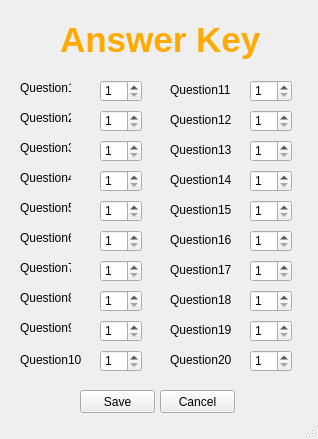
<?xml version="1.0" encoding="UTF-8"?>
<ui version="4.0">
 <class>MainWindow</class>
 <widget class="QMainWindow" name="MainWindow">
  <property name="geometry">
   <rect>
    <x>0</x>
    <y>0</y>
    <width>318</width>
    <height>439</height>
   </rect>
  </property>
  <property name="windowTitle">
   <string>MainWindow</string>
  </property>
  <widget class="QWidget" name="centralwidget">
   <widget class="QLabel" name="label_2">
    <property name="geometry">
     <rect>
      <x>60</x>
      <y>20</y>
      <width>201</width>
      <height>41</height>
     </rect>
    </property>
    <property name="font">
     <font>
      <family>Ubuntu</family>
      <pointsize>26</pointsize>
     </font>
    </property>
    <property name="text">
     <string>&lt;html&gt;&lt;head/&gt;&lt;body&gt;&lt;p&gt;&lt;span style=&quot; font-weight:600; color:#ffaa00;&quot;&gt;Answer Key&lt;/span&gt;&lt;/p&gt;&lt;/body&gt;&lt;/html&gt;</string>
    </property>
   </widget>
   <widget class="QPushButton" name="saveButton">
    <property name="geometry">
     <rect>
      <x>80</x>
      <y>390</y>
      <width>75</width>
      <height>23</height>
     </rect>
    </property>
    <property name="text">
     <string>Save</string>
    </property>
   </widget>
   <widget class="QPushButton" name="cancelButton">
    <property name="geometry">
     <rect>
      <x>160</x>
      <y>390</y>
      <width>75</width>
      <height>23</height>
     </rect>
    </property>
    <property name="text">
     <string>Cancel</string>
    </property>
   </widget>
   <widget class="QLabel" name="Q">
    <property name="geometry">
     <rect>
      <x>20</x>
      <y>80</y>
      <width>51</width>
      <height>16</height>
     </rect>
    </property>
    <property name="text">
     <string>Question1</string>
    </property>
   </widget>
   <widget class="QLabel" name="Q_2">
    <property name="geometry">
     <rect>
      <x>20</x>
      <y>110</y>
      <width>51</width>
      <height>16</height>
     </rect>
    </property>
    <property name="text">
     <string>Question2</string>
    </property>
   </widget>
   <widget class="QLabel" name="Q_3">
    <property name="geometry">
     <rect>
      <x>20</x>
      <y>140</y>
      <width>51</width>
      <height>16</height>
     </rect>
    </property>
    <property name="text">
     <string>Question3</string>
    </property>
   </widget>
   <widget class="QLabel" name="Q_4">
    <property name="geometry">
     <rect>
      <x>20</x>
      <y>170</y>
      <width>51</width>
      <height>16</height>
     </rect>
    </property>
    <property name="text">
     <string>Question4</string>
    </property>
   </widget>
   <widget class="QLabel" name="Q_8">
    <property name="geometry">
     <rect>
      <x>20</x>
      <y>290</y>
      <width>51</width>
      <height>16</height>
     </rect>
    </property>
    <property name="text">
     <string>Question8</string>
    </property>
   </widget>
   <widget class="QLabel" name="Q_7">
    <property name="geometry">
     <rect>
      <x>20</x>
      <y>260</y>
      <width>51</width>
      <height>16</height>
     </rect>
    </property>
    <property name="text">
     <string>Question7</string>
    </property>
   </widget>
   <widget class="QLabel" name="Q_5">
    <property name="geometry">
     <rect>
      <x>20</x>
      <y>200</y>
      <width>51</width>
      <height>16</height>
     </rect>
    </property>
    <property name="text">
     <string>Question5</string>
    </property>
   </widget>
   <widget class="QLabel" name="Q_6">
    <property name="geometry">
     <rect>
      <x>20</x>
      <y>230</y>
      <width>51</width>
      <height>16</height>
     </rect>
    </property>
    <property name="text">
     <string>Question6</string>
    </property>
   </widget>
   <widget class="QLabel" name="Q_10">
    <property name="geometry">
     <rect>
      <x>20</x>
      <y>350</y>
      <width>61</width>
      <height>20</height>
     </rect>
    </property>
    <property name="text">
     <string>Question10</string>
    </property>
   </widget>
   <widget class="QLabel" name="Q_9">
    <property name="geometry">
     <rect>
      <x>20</x>
      <y>320</y>
      <width>51</width>
      <height>16</height>
     </rect>
    </property>
    <property name="text">
     <string>Question9</string>
    </property>
   </widget>
   <widget class="QLabel" name="Q_11">
    <property name="geometry">
     <rect>
      <x>170</x>
      <y>350</y>
      <width>61</width>
      <height>20</height>
     </rect>
    </property>
    <property name="text">
     <string>Question20</string>
    </property>
   </widget>
   <widget class="QLabel" name="Q_12">
    <property name="geometry">
     <rect>
      <x>170</x>
      <y>110</y>
      <width>61</width>
      <height>20</height>
     </rect>
    </property>
    <property name="text">
     <string>Question12</string>
    </property>
   </widget>
   <widget class="QLabel" name="Q_13">
    <property name="geometry">
     <rect>
      <x>170</x>
      <y>290</y>
      <width>61</width>
      <height>20</height>
     </rect>
    </property>
    <property name="text">
     <string>Question18</string>
    </property>
   </widget>
   <widget class="QLabel" name="Q_14">
    <property name="geometry">
     <rect>
      <x>170</x>
      <y>140</y>
      <width>61</width>
      <height>20</height>
     </rect>
    </property>
    <property name="text">
     <string>Question13</string>
    </property>
   </widget>
   <widget class="QLabel" name="Q_15">
    <property name="geometry">
     <rect>
      <x>170</x>
      <y>200</y>
      <width>61</width>
      <height>20</height>
     </rect>
    </property>
    <property name="text">
     <string>Question15</string>
    </property>
   </widget>
   <widget class="QLabel" name="Q_16">
    <property name="geometry">
     <rect>
      <x>170</x>
      <y>320</y>
      <width>61</width>
      <height>20</height>
     </rect>
    </property>
    <property name="text">
     <string>Question19</string>
    </property>
   </widget>
   <widget class="QLabel" name="Q_17">
    <property name="geometry">
     <rect>
      <x>170</x>
      <y>260</y>
      <width>61</width>
      <height>20</height>
     </rect>
    </property>
    <property name="text">
     <string>Question17</string>
    </property>
   </widget>
   <widget class="QLabel" name="Q_18">
    <property name="geometry">
     <rect>
      <x>170</x>
      <y>230</y>
      <width>61</width>
      <height>20</height>
     </rect>
    </property>
    <property name="text">
     <string>Question16</string>
    </property>
   </widget>
   <widget class="QLabel" name="Q_19">
    <property name="geometry">
     <rect>
      <x>170</x>
      <y>170</y>
      <width>61</width>
      <height>20</height>
     </rect>
    </property>
    <property name="text">
     <string>Question14</string>
    </property>
   </widget>
   <widget class="QLabel" name="Q_20">
    <property name="geometry">
     <rect>
      <x>170</x>
      <y>80</y>
      <width>61</width>
      <height>20</height>
     </rect>
    </property>
    <property name="text">
     <string>Question11</string>
    </property>
   </widget>
   <widget class="QSpinBox" name="A1">
    <property name="geometry">
     <rect>
      <x>100</x>
      <y>80</y>
      <width>42</width>
      <height>22</height>
     </rect>
    </property>
    <property name="minimum">
     <number>1</number>
    </property>
    <property name="maximum">
     <number>5</number>
    </property>
   </widget>
   <widget class="QSpinBox" name="A2">
    <property name="geometry">
     <rect>
      <x>100</x>
      <y>110</y>
      <width>42</width>
      <height>22</height>
     </rect>
    </property>
    <property name="minimum">
     <number>1</number>
    </property>
    <property name="maximum">
     <number>5</number>
    </property>
   </widget>
   <widget class="QSpinBox" name="A3">
    <property name="geometry">
     <rect>
      <x>100</x>
      <y>140</y>
      <width>42</width>
      <height>22</height>
     </rect>
    </property>
    <property name="minimum">
     <number>1</number>
    </property>
    <property name="maximum">
     <number>5</number>
    </property>
   </widget>
   <widget class="QSpinBox" name="A4">
    <property name="geometry">
     <rect>
      <x>100</x>
      <y>170</y>
      <width>42</width>
      <height>22</height>
     </rect>
    </property>
    <property name="minimum">
     <number>1</number>
    </property>
    <property name="maximum">
     <number>5</number>
    </property>
   </widget>
   <widget class="QSpinBox" name="A5">
    <property name="geometry">
     <rect>
      <x>100</x>
      <y>200</y>
      <width>42</width>
      <height>22</height>
     </rect>
    </property>
    <property name="minimum">
     <number>1</number>
    </property>
    <property name="maximum">
     <number>5</number>
    </property>
   </widget>
   <widget class="QSpinBox" name="A6">
    <property name="geometry">
     <rect>
      <x>100</x>
      <y>230</y>
      <width>42</width>
      <height>22</height>
     </rect>
    </property>
    <property name="minimum">
     <number>1</number>
    </property>
    <property name="maximum">
     <number>5</number>
    </property>
   </widget>
   <widget class="QSpinBox" name="A7">
    <property name="geometry">
     <rect>
      <x>100</x>
      <y>260</y>
      <width>42</width>
      <height>22</height>
     </rect>
    </property>
    <property name="minimum">
     <number>1</number>
    </property>
    <property name="maximum">
     <number>5</number>
    </property>
   </widget>
   <widget class="QSpinBox" name="A8">
    <property name="geometry">
     <rect>
      <x>100</x>
      <y>290</y>
      <width>42</width>
      <height>22</height>
     </rect>
    </property>
    <property name="minimum">
     <number>1</number>
    </property>
    <property name="maximum">
     <number>5</number>
    </property>
   </widget>
   <widget class="QSpinBox" name="A9">
    <property name="geometry">
     <rect>
      <x>100</x>
      <y>320</y>
      <width>42</width>
      <height>22</height>
     </rect>
    </property>
    <property name="minimum">
     <number>1</number>
    </property>
    <property name="maximum">
     <number>5</number>
    </property>
   </widget>
   <widget class="QSpinBox" name="A10">
    <property name="geometry">
     <rect>
      <x>100</x>
      <y>350</y>
      <width>42</width>
      <height>22</height>
     </rect>
    </property>
    <property name="minimum">
     <number>1</number>
    </property>
    <property name="maximum">
     <number>5</number>
    </property>
   </widget>
   <widget class="QSpinBox" name="A11">
    <property name="geometry">
     <rect>
      <x>250</x>
      <y>80</y>
      <width>42</width>
      <height>22</height>
     </rect>
    </property>
    <property name="minimum">
     <number>1</number>
    </property>
    <property name="maximum">
     <number>5</number>
    </property>
   </widget>
   <widget class="QSpinBox" name="A12">
    <property name="geometry">
     <rect>
      <x>250</x>
      <y>110</y>
      <width>42</width>
      <height>22</height>
     </rect>
    </property>
    <property name="minimum">
     <number>1</number>
    </property>
    <property name="maximum">
     <number>5</number>
    </property>
   </widget>
   <widget class="QSpinBox" name="A13">
    <property name="geometry">
     <rect>
      <x>250</x>
      <y>140</y>
      <width>42</width>
      <height>22</height>
     </rect>
    </property>
    <property name="minimum">
     <number>1</number>
    </property>
    <property name="maximum">
     <number>5</number>
    </property>
   </widget>
   <widget class="QSpinBox" name="A14">
    <property name="geometry">
     <rect>
      <x>250</x>
      <y>170</y>
      <width>42</width>
      <height>22</height>
     </rect>
    </property>
    <property name="minimum">
     <number>1</number>
    </property>
    <property name="maximum">
     <number>5</number>
    </property>
   </widget>
   <widget class="QSpinBox" name="A15">
    <property name="geometry">
     <rect>
      <x>250</x>
      <y>200</y>
      <width>42</width>
      <height>22</height>
     </rect>
    </property>
    <property name="minimum">
     <number>1</number>
    </property>
    <property name="maximum">
     <number>5</number>
    </property>
   </widget>
   <widget class="QSpinBox" name="A16">
    <property name="geometry">
     <rect>
      <x>250</x>
      <y>230</y>
      <width>42</width>
      <height>22</height>
     </rect>
    </property>
    <property name="minimum">
     <number>1</number>
    </property>
    <property name="maximum">
     <number>5</number>
    </property>
   </widget>
   <widget class="QSpinBox" name="A17">
    <property name="geometry">
     <rect>
      <x>250</x>
      <y>260</y>
      <width>42</width>
      <height>22</height>
     </rect>
    </property>
    <property name="minimum">
     <number>1</number>
    </property>
    <property name="maximum">
     <number>5</number>
    </property>
   </widget>
   <widget class="QSpinBox" name="A18">
    <property name="geometry">
     <rect>
      <x>250</x>
      <y>290</y>
      <width>42</width>
      <height>22</height>
     </rect>
    </property>
    <property name="minimum">
     <number>1</number>
    </property>
    <property name="maximum">
     <number>5</number>
    </property>
   </widget>
   <widget class="QSpinBox" name="A19">
    <property name="geometry">
     <rect>
      <x>250</x>
      <y>320</y>
      <width>42</width>
      <height>22</height>
     </rect>
    </property>
    <property name="minimum">
     <number>1</number>
    </property>
    <property name="maximum">
     <number>5</number>
    </property>
   </widget>
   <widget class="QSpinBox" name="A20">
    <property name="geometry">
     <rect>
      <x>250</x>
      <y>350</y>
      <width>42</width>
      <height>22</height>
     </rect>
    </property>
    <property name="minimum">
     <number>1</number>
    </property>
    <property name="maximum">
     <number>5</number>
    </property>
   </widget>
  </widget>
  <widget class="QStatusBar" name="statusbar"/>
 </widget>
 <resources>
  <include location="resource.qrc"/>
 </resources>
 <connections/>
</ui>
